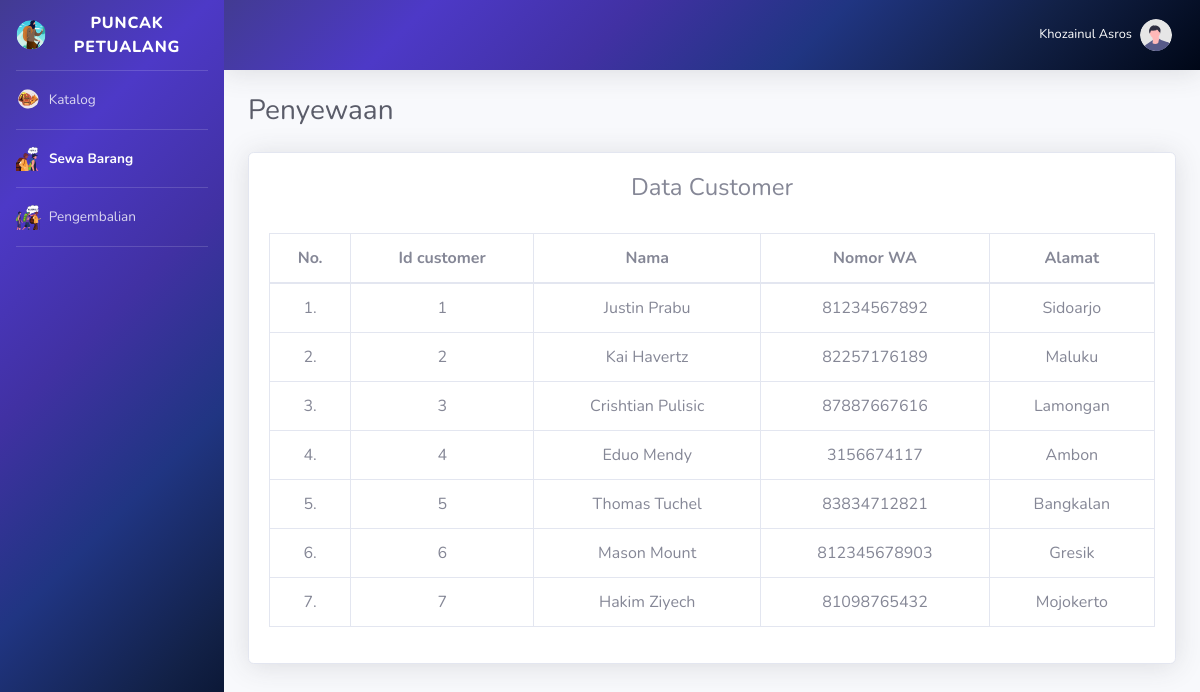
The app's page /data_customer.php (signed in), older data.
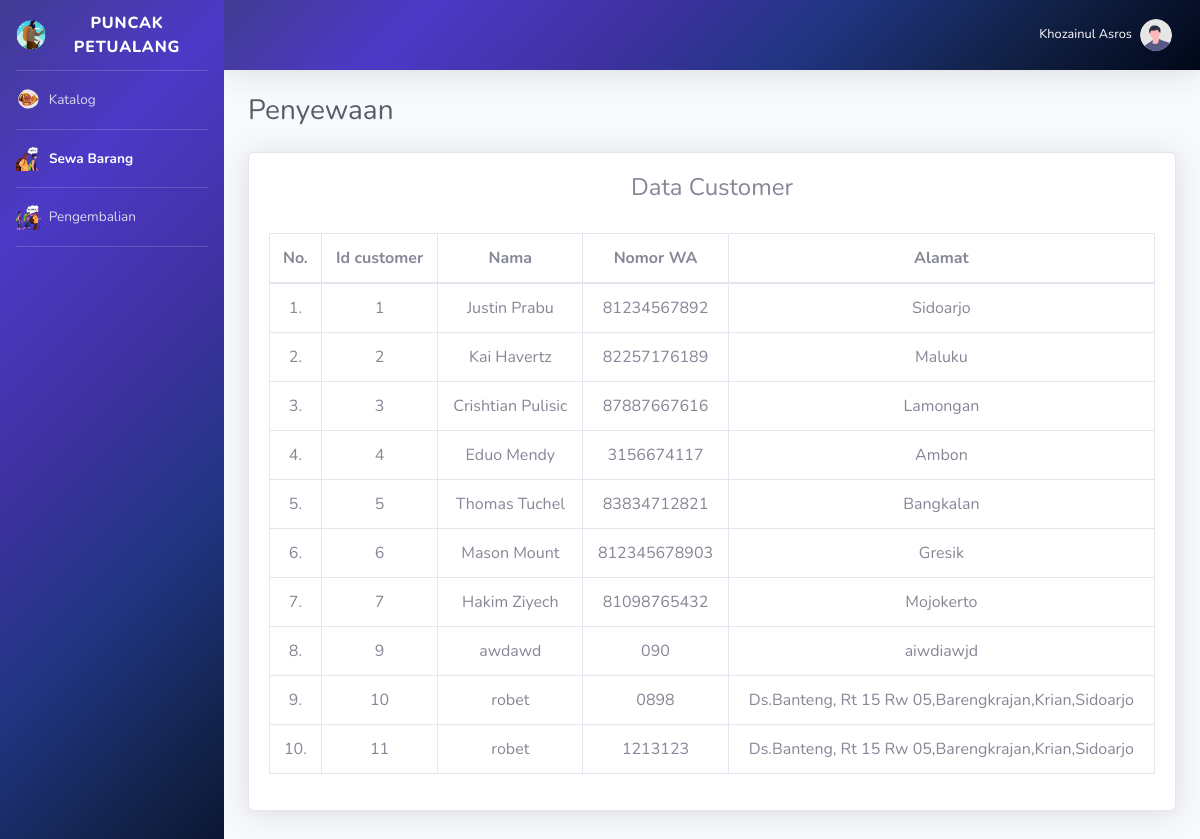
The same page, newer data.
### tables this page shows
CREATE TABLE `customer` (
  `id_customer` int(11) NOT NULL,
  `nama` varchar(255) NOT NULL,
  `no_wa` varchar(255) NOT NULL,
  `alamat` varchar(255) NOT NULL,
  `tanggal_lahir` varchar(100) NOT NULL
);

### data_customer.php (the view, shortened to what the changed rows need)
<!DOCTYPE html>
<?php
include "connection/koneksi.php";
$id = $_SESSION['id_admin'];
if(isset ($_SESSION['username'])){
    $query = "select * from admin natural join level_user where id_admin = $id";
    mysqli_query($conn, $query);
    $sql = mysqli_query($conn, $query);
    while($r = mysqli_fetch_array($sql)){
?>
<html lang="en">
<head>
    <link rel="stylesheet" href="css/Styles.css">
    <link href="vendor/fontawesome-free/css/all.min.css" rel="stylesheet" type="text/css">
    <link href="css/sb-admin-2.min.css" rel="stylesheet">
    <link href="css/arabic.css" rel="stylesheet" >
</head>
<body id="page-top">
    <div id="wrapper">
        <ul class="navbar-nav gradient-bg sidebar sidebar-dark accordion" id="accordionSidebar">
        <?php
            if($r['id_status'] == 2){
        ?>
            <a class="sidebar-brand d-flex align-items-center justify-content-center" href="#">
                <div class="sidebar-brand-icon">
                    <img src="img/logo.svg" width="30px" height="30px">
                </div>
                <div class="sidebar-brand-text mx-3">Puncak Petualang</div>
            </a>
            <hr class="sidebar-divider my-0">
            <li class="nav-item">
                <a class="nav-link" href="data_barang.php">
                <img alt="Image placeholder" src="img/katalog.svg" width="25px" height="25px">
                    <span>&nbsp;Katalog</span>
                </a>
            </li>
            <hr class="sidebar-divider my-0">
            <li class="nav-item active">
                <a class="nav-link" href="peminjaman.php">
                <img alt="Image placeholder" src="img/sewa.svg" width="25px" height="25px">
                    <span>&nbsp;Sewa Barang</span>
                </a>
            </li>
            <hr class="sidebar-divider my-0">
            <li class="nav-item">
                <a class="nav-link" href="pengembalian.php">
                <img alt="Image placeholder" src="img/kembali.svg" width="25px" height="25px">
                    <span>&nbsp;Pengembalian</span>
                </a>
            </li>
            <hr class="sidebar-divider my-0">
        <?php
            } else if($r['id_status'] == 1){
        ?>
            <a class="sidebar-brand d-flex align-items-center justify-content-center" href="#">
                <div class="sidebar-brand-icon rotate-n-15">
                    <img src="img/dashboard.png" width="30px" height="30px">
                </div>
                <div class="sidebar-brand-text mx-3">Puncak Petualang</div>
            </a>
            <hr class="sidebar-divider my-0">
            <li class="nav-item">
                <a class="nav-link" href="data_barang_admin.php">
                    <i class="fas fa-fw fa-folder"></i>
                    <span>Data Barang</span>
                </a>
            </li>
            <hr class="sidebar-divider my-0">
            <li class="nav-item">
                <a class="nav-link" href="data_transaksi.php">
                    <i class="fas fa-fw fa-folder"></i>
                    <span>Data Transaksi</span>
                </a>
            </li>
            <hr class="sidebar-divider my-0">
        <?php
            }
        ?>
        </ul>
        <div id="content-wrapper" class="d-flex flex-column">
            <div id="content">
                <nav class="navbar navbar-expand navbar-light gradient-bg topbar mb-4 static-top shadow">
                    <ul class="navbar-nav ml-auto">
                        <li class="nav-item dropdown no-arrow">
                            <a class="nav-link dropdown-toggle" href="#" id="userDropdown" role="button"
                                data-toggle="dropdown" aria-haspopup="true" aria-expanded="false">
                                <span class="mr-2 d-none d-lg-inline text-white small"><?php echo $r['nama'];?></span>
                                <img class="img-profile rounded-circle"
                                    src="img/undraw_profile.svg">
                            </a>
                        </li>
                    </ul>
                </nav>
            <div class="container-fluid">
                <div class="d-sm-flex align-items-center justify-content-between mb-4">
                    <h1 class="h3 mb-0 text-gray-800">Penyewaan</h1>
                </div>
                <section class="mar-top--x-3 mar-bottom--x-5">
                    <div class="card shadow mb-4">
                        <div class="card-body">
                            <div class="responsive">
                                <div class="judul">
                                    <h4 align="center">Data Customer</h4>
                                    <br>
                                </div>
                                <?php
                                $query_data_customer = "SELECT * FROM customer";
                                $sql_data_customer = mysqli_query($conn, $query_data_customer);
                                $no = 1;
                                ?>
                                <table class="table table-bordered" id="dataTable" width="100%" cellspacing="0">
                                    <thead align="center">
                                        <tr>
                                            <th>No.</th>
                                            <th>Id customer</th>
                                            <th>Nama</th>
                                            <th>Nomor WA</th>
                                            <th>Alamat</th>
                                        </tr>
                                    </thead>
                                    <tbody align="center">
                                    <?php
                                        while($r_dt_customer = mysqli_fetch_array($sql_data_customer)){
                                    ?>
                                        <tr class="odd gradeX">
                                        <td><center><?php echo $no++; ?>.</center></td>
                                        <td><?php echo $r_dt_customer['id_customer']; ?></td>
                                        <td><?php echo $r_dt_customer['nama']; ?></td>
                                        <td><?php echo $r_dt_customer['no_wa']; ?></td>
                                        <td><?php echo $r_dt_customer['alamat']; ?></td>
                                        </tr>
                                    <?php
                                        }
                                    ?>
                                    </tbody>
                                </table>
                            </div>
                        </div>
                    </div>
                </section>
            </div>
            <br><br><br><br><br><br>
        </div>
    </div>
</body>
</html>
<?php
  }
} else {
  header('location: logout.php');
}
?>

Row changes from the older to the newer data that the page shows:
added customer: id_customer "9", nama "awdawd", no_wa "090", alamat "aiwdiawjd"
added customer: id_customer "10", nama "robet", no_wa "0898", alamat "Ds.Banteng, Rt 15 Rw 05,Barengkrajan,Krian,Sidoarjo"
added customer: id_customer "11", nama "robet", no_wa "1213123", alamat "Ds.Banteng, Rt 15 Rw 05,Barengkrajan,Krian,Sidoarjo"
